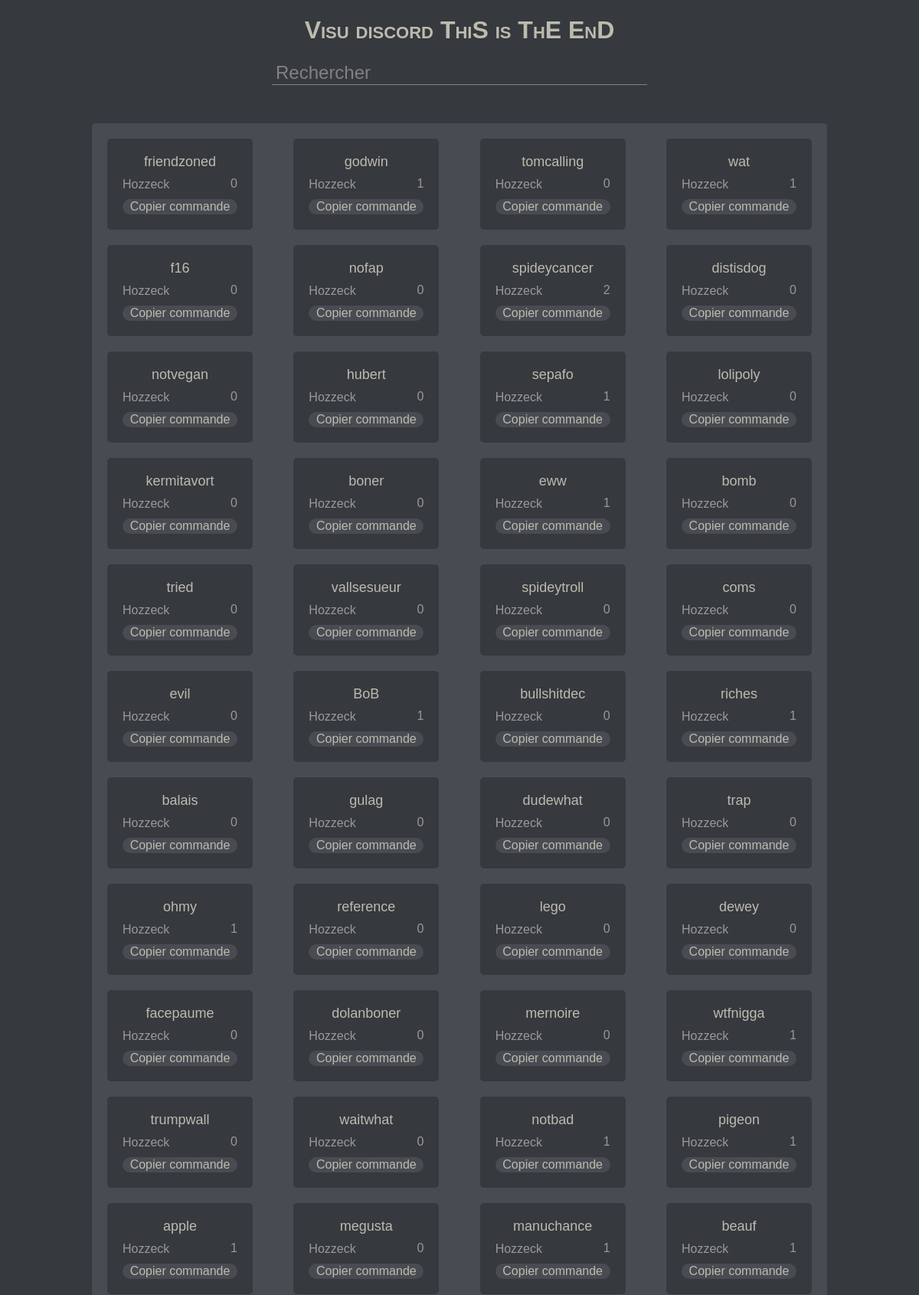
The page / (upper part) on the database its author committed.
### model.py (models this page shows, shortened)
class Image(Base):
    __tablename__ = 'Image'
    id = Column(Integer, primary_key=True)
    active = Column(Boolean, default=True)
    name = Column(String)
    date = Column(DateTime)
    sender = Column(String)
    url = Column(String)
    used = Column(Integer)

### routes.py (the view)
@app.route('/')
def index():
    return render_template('index.html', images=get_images())

### routes.py (called while the page is built)
def get_images():
    return [image for image in session.query(model.Image).filter(model.Image.active)]

### templates/index.html (shortened to what this page needs)
<!DOCTYPE html>
<html>
    <head>
        <link rel="stylesheet" href="{{ url_for('static', filename='index.css') }}">
    </head>
    <body>
        <h1>Visu discord ThiS is ThE EnD</h1>
        <div class="search">
            <input id="search" type="text" placeholder="Rechercher">
        </div>
        <div class="content-wrapper">
        {% for image in images %}
        <div class="item-wrapper" onmouseover="hovering('{{ image.url }}')" onmouseout="outhovering()">
                <div class="filter name">{{ image.name }}</div>
                <div class="filter sender">{{ image.sender }}</div>
                <div class="filter used">{{ image.used }}</div>
                <div class="link" onclick="toClipboard('{{ image.name }}')">Copier commande</div>
            </div>
        {% endfor %}
        </div>
    </body>
</html>

### static/index.css (style rules this page uses)
body { font-family: Sans-Serif; background-color: #36393e; color: #bcbbae; max-width: 80%; margin-left: auto; margin-right: auto; }
h1 { font-variant: small-caps; text-align: center; }
.search { text-align: center; }
.search input { border: 0; outline: 0; color: #bcbbae; padding-left: 5px; padding-right: 5px; background: transparent; border-bottom: 1px solid #7f8186; font-size: 24px; width: 50%; }
::placeholder { color: #7f8186; opacity: 1; }
.content-wrapper { margin: 50px 0px 150px 0px; background-color: #484c52; display: flex; flex-wrap: wrap; justify-content: space-between; padding: 10px; border-radius: 5px; }
.item-wrapper { width: 150px; background: #36393e; padding: 20px; margin: 10px; position: relative; border-radius: 5px; }
.name { text-align: center; font-size: 18px; }
.sender { color: #999; padding-top: 10px; }
.used { background-image: url('eye-icon.png'); position: absolute; top: 50px; right: 20px; color: #999; }
.link { text-align: center; margin-top: 10px; background-color: #484c52; padding-top: 1px; padding-bottom: 1px; border-radius: 15px; cursor: pointer; }

### rows shown on the page
Image: name "friendzoned", sender "Hozzeck", used "0"
Image: name "godwin", sender "Hozzeck", used "1"
Image: name "tomcalling", sender "Hozzeck", used "0"
Image: name "wat", sender "Hozzeck", used "1"
Image: name "f16", sender "Hozzeck", used "0"
Image: name "nofap", sender "Hozzeck", used "0"
Image: name "spideycancer", sender "Hozzeck", used "2"
Image: name "distisdog", sender "Hozzeck", used "0"
Image: name "notvegan", sender "Hozzeck", used "0"
Image: name "hubert", sender "Hozzeck", used "0"
Image: name "sepafo", sender "Hozzeck", used "1"
Image: name "lolipoly", sender "Hozzeck", used "0"
Image: name "kermitavort", sender "Hozzeck", used "0"
Image: name "boner", sender "Hozzeck", used "0"
Image: name "eww", sender "Hozzeck", used "1"
Image: name "bomb", sender "Hozzeck", used "0"
Image: name "tried", sender "Hozzeck", used "0"
Image: name "vallsesueur", sender "Hozzeck", used "0"
Image: name "spideytroll", sender "Hozzeck", used "0"
Image: name "coms", sender "Hozzeck", used "0"
Image: name "evil", sender "Hozzeck", used "0"
Image: name "BoB", sender "Hozzeck", used "1"
Image: name "bullshitdec", sender "Hozzeck", used "0"
Image: name "riches", sender "Hozzeck", used "1"
Image: name "balais", sender "Hozzeck", used "0"
Image: name "gulag", sender "Hozzeck", used "0"
Image: name "dudewhat", sender "Hozzeck", used "0"
Image: name "trap", sender "Hozzeck", used "0"
Image: name "ohmy", sender "Hozzeck", used "1"
Image: name "reference", sender "Hozzeck", used "0"
Image: name "lego", sender "Hozzeck", used "0"
Image: name "dewey", sender "Hozzeck", used "0"
Image: name "facepaume", sender "Hozzeck", used "0"
Image: name "dolanboner", sender "Hozzeck", used "0"
Image: name "mernoire", sender "Hozzeck", used "0"
Image: name "wtfnigga", sender "Hozzeck", used "1"
Image: name "trumpwall", sender "Hozzeck", used "0"
Image: name "waitwhat", sender "Hozzeck", used "0"
Image: name "notbad", sender "Hozzeck", used "1"
Image: name "pigeon", sender "Hozzeck", used "1"
Image: name "apple", sender "Hozzeck", used "1"
Image: name "megusta", sender "Hozzeck", used "0"
Image: name "manuchance", sender "Hozzeck", used "1"
Image: name "beauf", sender "Hozzeck", used "1"
